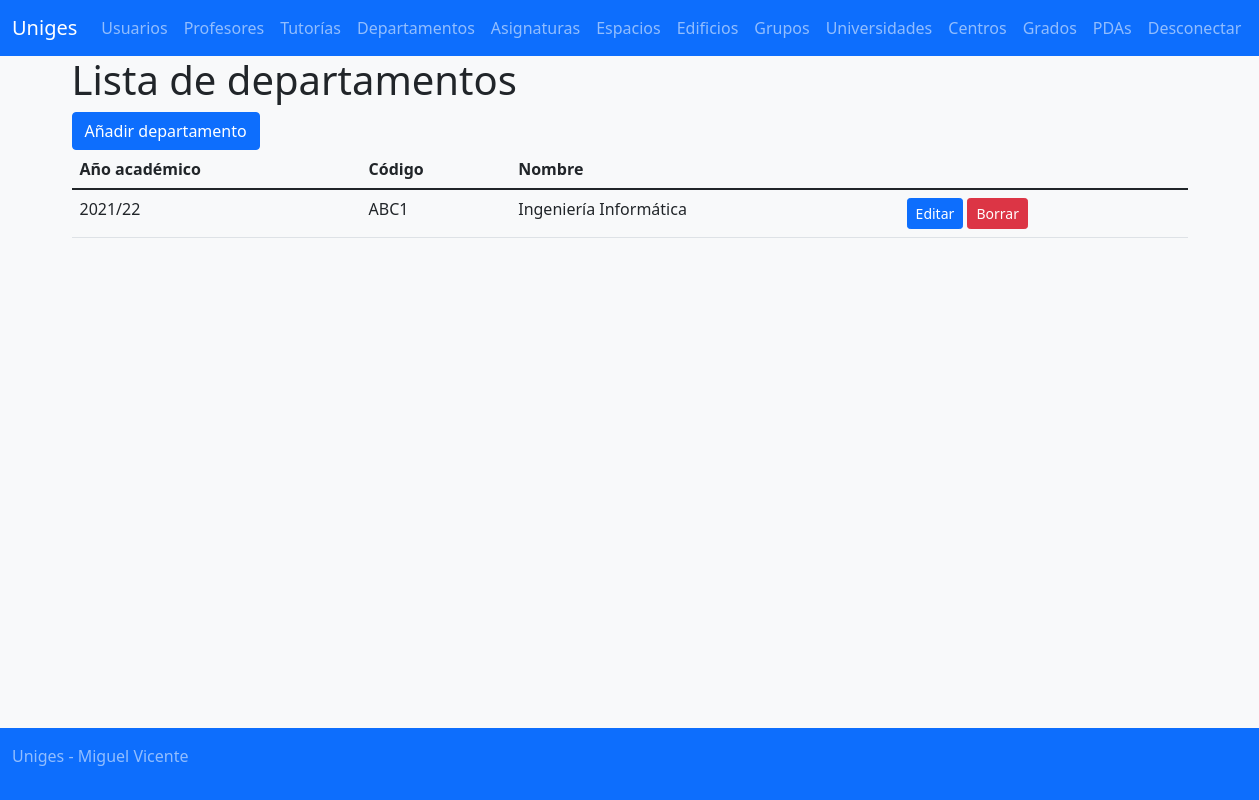
/?controller=department&action=list (signed in), run on the app's committed database.
### tables this page shows
create table `department` (
	id int not null auto_increment primary key,
	academicyear_id int not null,
	centre_id int not null,
	code varchar(255) not null,
	name varchar(255) not null,
	deleted tinyint(1) not null default 0);

create table `academicyear` (
	id int not null auto_increment primary key,
	name varchar(10) not null,
	deleted tinyint(1) not null default 0);

### controladores/DepartmentController.php (called while the page is built, shortened)
<?php
include_once 'modelos/DepartmentModel.php';
include_once 'modelos/AcademicYearModel.php';
class DepartmentController {
    function list() {
        $depts = DepartmentModel::findAll();
        foreach($depts as &$d) {
            $d->academicyear = AcademicYearModel::findById($d->academicyear_id);
        }
    }
}
?>

### modelos/DepartmentModel.php (called while the page is built, shortened)
<?php
class DepartmentModel {
	private static function readFromAssoc($fila) {
		$ret = new DepartmentModel();
		$ret->id = $fila["id"];
		$ret->academicyear_id = $fila["academicyear_id"];
		$ret->centre_id = $fila["centre_id"];
		$ret->code = $fila["code"];
		$ret->name = $fila["name"];
		$ret->deleted = $fila["deleted"];
		return $ret;
	}
	public static function findAll() {
		$conn = Connection::getConnection();
		$stat = $conn->prepare("SELECT * FROM department WHERE deleted = 0");
		$stat->execute();
		$result = $stat->get_result();
		$ret = array();
		while($fila = $result->fetch_assoc()) {
			array_push($ret, DepartmentModel::readFromAssoc($fila));
		}
		return $ret;
	}
}
?>

### modelos/AcademicYearModel.php (called while the page is built, shortened)
<?php
class AcademicYearModel {
	public static function findById($id) {
		$conn = Connection::getConnection();
		$stat = $conn->prepare("SELECT * FROM academicyear WHERE id = ? AND deleted = 0");
		$stat->bind_param("i", $id);
		$stat->execute();
		$result = $stat->get_result();
		return $result->fetch_object("AcademicYearModel");
	}
}
?>

### vistas/department/list.php (the view, shortened to what this page needs)
<h1><?=$strings["dept_list_title"]?></h1>
<?php if(in_array(array("department", "add"), $sessionPermissions)) { ?>
<a class="btn btn-primary" href="/?controller=department&action=add"><?=$strings["dept_list_add"]?></a>
<?php } ?>
<table class="table">
	<thead>
		<th scope="col"><?=$strings["dept_list_academicyear"]?></th>
		<th scope="col"><?=$strings["dept_list_code"]?></th>
		<th scope="col"><?=$strings["dept_list_name"]?></th>
	</thead>
	<tbody>
<?php
	foreach($data as $d) {
?>
	<tr>
		<td><?= $d->academicyear->name ?></td>
		<td><?= $d->code ?></td>
		<td><?= $d->name ?></td>
		<td>
<?php if(has_permission("department", "edit")) { ?>
<a class="btn btn-primary btn-sm"
			href="/?controller=department&action=edit&id=<?= $d->id ?>">
			<?= $strings["dept_list_edit"] ?>
			</a>
<?php } ?>
<?php if(has_permission("department", "delete")) { ?>
			<form style="display: inline"
				action="/?controller=department&action=delete" method="POST">
			<input type="submit" value="<?=$strings["dept_list_delete"]?>" class="btn btn-danger btn-sm" />
			</form>
<?php } ?>
		</td>
	</tr>
<?php } ?>
	</tbody>
</table>

### data on the page
department: academicyear.name "2021/22", code "ABC1", name "Ingeniería Informática"

### other printed values
$strings["app_title"] "Uniges"
$strings["navbar_user"] "Usuarios"
$strings["navbar_professor"] "Profesores"
$strings["navbar_tutoria"] "Tutorías"
$strings["navbar_department"] "Departamentos"
$strings["navbar_subject"] "Asignaturas"
$strings["navbar_space"] "Espacios"
$strings["navbar_building"] "Edificios"
$strings["navbar_group"] "Grupos"
$strings["navbar_college"] "Universidades"
$strings["navbar_centre"] "Centros"
$strings["navbar_degree"] "Grados"
$strings["navbar_pda"] "PDAs"
$strings["logout"] "Desconectar"
$strings["dept_list_title"] "Lista de departamentos"
